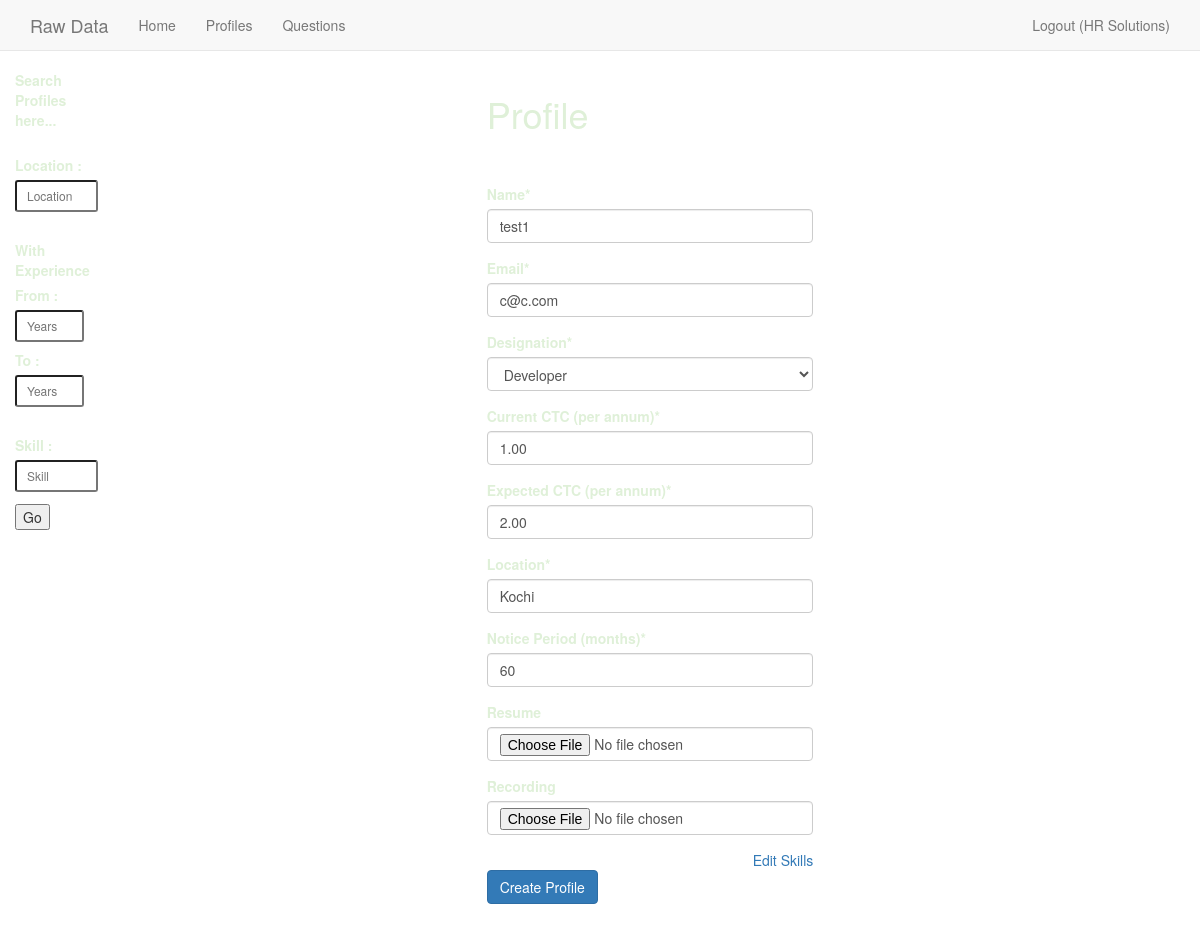
/profiles/1/update/ (signed in), run on the app's committed database.
### recruits/models.py (models this page shows, shortened)
class CustomUser(AbstractBaseUser, PermissionsMixin):
    email = models.EmailField(unique=True)
    name = models.CharField(max_length=30)
    address = models.CharField(max_length=50)
    date_joined = models.DateTimeField(auto_now_add=True)
    is_active = models.BooleanField(default=True)
    is_staff = models.BooleanField(default=False)
    objects = UserManager()
    USERNAME_FIELD = 'email'
    REQUIRED_FIELDS = []
    class Meta:
        verbose_name = 'user'
        verbose_name_plural = 'users'

class Profile(models.Model):
    time = models.DateTimeField(auto_now_add=True)
    user = models.ForeignKey(settings.AUTH_USER_MODEL, related_name='profiles')
    name = models.CharField(max_length=40)
    email = models.EmailField()
    designation = models.CharField(max_length=20, choices=CHOICES,)
    location = models.CharField(max_length=20,)
    current_ctc = models.DecimalField(max_digits=3, decimal_places=2,)
    expected_ctc = models.DecimalField(max_digits=3, decimal_places=2,)
    notice_period = models.IntegerField()
    resume = models.FileField(upload_to='docs/', blank=True)
    recording = models.FileField(upload_to='media/', blank=True)
    recording_optional = models.FileField(blank=True)
    objects = ProfileQuerySet.as_manager()

### recruits/views.py (the view)
# urls.py: url(r'profiles/(?P<id>[0-9]{1,2})/update/$', profile_update, name='profile-update'),
def profile_update(request, id=None):
    if request.user.is_authenticated():
        profile = Profile.objects.get(id=id)
        skill = profile.skills.all()
        if request.method == 'POST':
            form = ProfileForm(request.POST or None, request.FILES or None)
            if form.is_valid():
                item = form.save(commit=False)
                profile.name = item.name
                profile.email = item.email
                profile.designation = item.designation
                profile.current_ctc = item.current_ctc
                profile.expected_ctc = item.expected_ctc
                profile.notice_period = item.notice_period
                profile.resume = item.resume
                profile.recording = item.recording
                profile.save()
            return HttpResponseRedirect(profile.get_absolute_url())
        else:
            form = ProfileForm(instance=profile)
        context = {
            "profile": profile,
            "form" : form,
        }
        return render(request, 'recruits/test_form.html', context)
    return redirect("recruits:login")

### recruits/forms.py (shortened to what this page needs)
class ProfileForm(forms.ModelForm):
    current_ctc = forms.DecimalField(label='Current CTC (per annum)')
    expected_ctc = forms.DecimalField(label='Expected CTC (per annum)')
    notice_period = forms.IntegerField(label='Notice Period (months)')
    class Meta:
        model = Profile
        fields = ('name',
                  'email',
                  'designation',
                  'current_ctc',
                  'expected_ctc',
                  'location',
                  'notice_period',
                  'resume',
                  'recording',
                  )

### recruits/templates/recruits/test_form.html (shortened to what this page needs)
{% extends "recruits/base.html" %}
{% load static %}
{% load crispy_forms_tags %}
{% block content %}
<div class='col-sm-4 col-sm-offset-4 custom-color'>
<h1>Profile</h1>
  <br>
  <br>
	<form method='POST' enctype='multipart/form-data'>
			{{ form|crispy }}
		<a href="{% url 'recruits:skill-update' profile.id %}" class="pull-right">Edit Skills</a>
		<br>
		<input class='btn btn-primary' type='submit' value='Create Profile'>
	</form>
</div>
{% endblock %}

### recruits/templates/recruits/navbar.html (shortened to what this page needs)
<nav class="navbar navbar-default navbar-static-top nav_bar affix">
  <div class="container">
    <div class="navbar-header">
      <a class="navbar-brand" href="#">Raw Data</a>
    </div>
    <div id="navbar" class="navbar-collapse collapse">
      <ul class="nav navbar-nav">
        <li><a href="{% url 'recruits:home' %}">Home</a></li>
        <li><a href='{% url "recruits:profile-list" %}'>Profiles</a></li></li>
        {% if request.user.is_authenticated %}
        <li><a href='{% url "questions:language-list" %}'>Questions</a></li></li>
        {% endif %}
      </ul>
      <ul class="nav navbar-nav navbar-right">
        {% if request.user.is_authenticated and not request.user.is_superuser %}
        <li class='pull-right'><a  href='{% url "recruits:logout" %}'>Logout ({{ request.user.name }})</a></li>
        {% elif request.user.is_authenticated and request.user.is_superuser %}
        <li class='pull-right'><a  href='{% url "recruits:logout" %}'>Logout ({{ request.user.name }})</a></li>
        <li class='pull-right'><a  href='/admin'>Admin Interface</a></li>
        {% else %}
        <li class='pull-right'><a  href='{% url "recruits:login" %}'>Login</a></li>
        {% endif %}
      </ul>
    </div>
  </div>
</nav>

### static/css/navbar-static-top.css (style rules this page uses)
body { min-height: 2000px; }
.navbar-static-top { margin-bottom: 19px; }

### static/css/custom.css (style rules this page uses)
.nav_bar { width: 100%; }
.custom-color { color: #dff0d8; }
body { background-image: url("light-bg.jpg"); }

### data on the page
CustomUser: user.name "HR Solutions"
Profile: name "test1", email "c@c.com", designation "Developer", current_ctc "1.00", expected_ctc "2.00", location "Kochi", notice_period "60"
